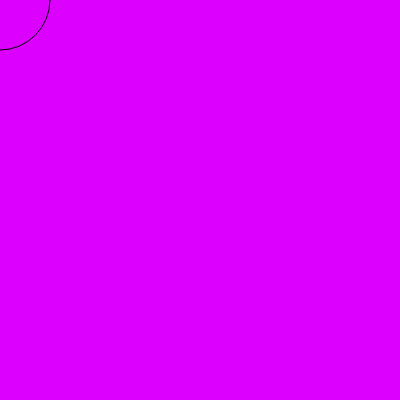
Frame 1 (no input)
Frame 60 (no input): identical to frame 1, image omitted
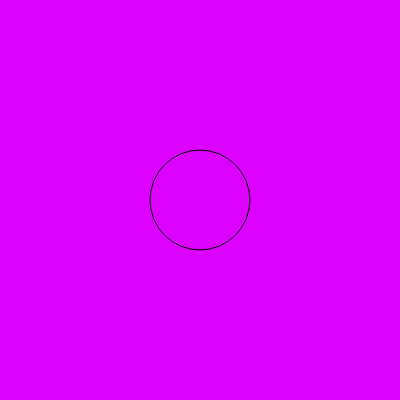
Frame 120 (the mouse pressed at the canvas centre since frame 60)

The p5.js sketch that drew these frames (run headless with seeded random() and noise() and a simulated clock; from frame 60 on, the mouse is pressed at the canvas centre):

// p5.js sketch
// ── sketch.js
function setup() {
    createCanvas(400, 400)
    noFill()
    stroke(0)
  }
  
  function draw() {
    background(220, 0, 255)
    ellipse(mouseX, mouseY, 100, 100)
   }
